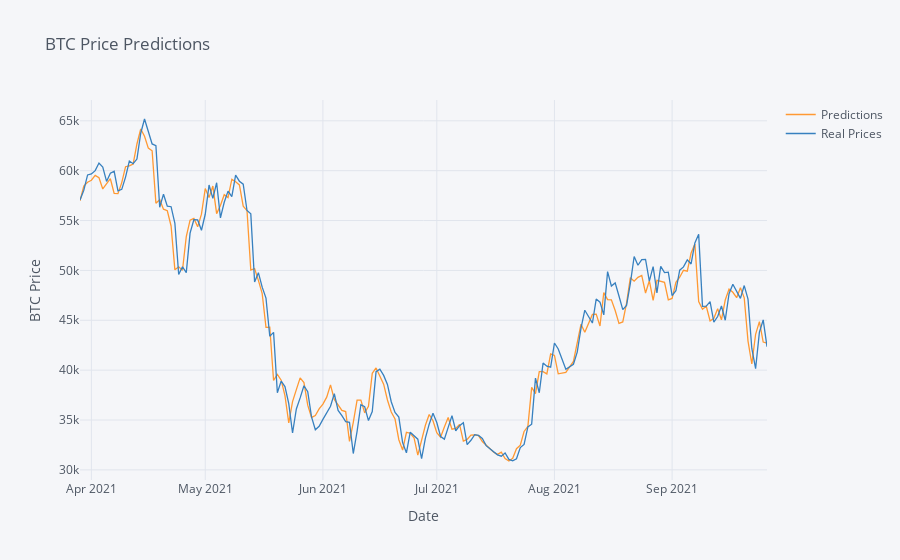

The notebook cell saved with this chart:
### Code cell
from plotly import __version__
from plotly.offline import download_plotlyjs, init_notebook_mode, plot, iplot
import plotly.graph_objs as go
import cufflinks as cf
init_notebook_mode(connected=True)

prices = pd.DataFrame({'Predictions':plotlist[1], 'Real Prices':plotlist[2]},index=plotlist[0])
iplot(prices.iplot(asFigure=True,
                   kind='scatter',
                   xTitle='Date',
                   yTitle='BTC Price',
                   title='BTC Price Predictions'))

### Figure 1 — Plotly figure (JSON) as saved in the notebook; plotly's stock layout.template omitted (floating-point values rounded to 4 significant figures; data arrays with more than 128 entries replaced by an {"elided": "..."} marker saying what was removed)
{"data": [{"line": {"color": "rgba(255, 153, 51, 1.0)", "dash": "solid", "shape": "linear", "width": 1.3}, "mode": "lines", "name": "Predictions", "text": "", "type": "scatter", "x": {"elided": "179 str values"}, "y": {"elided": "179 float values"}}, {"line": {"color": "rgba(55, 128, 191, 1.0)", "dash": "solid", "shape": "linear", "width": 1.3}, "mode": "lines", "name": "Real Prices", "text": "", "type": "scatter", "x": {"elided": "179 str values"}, "y": {"elided": "179 float values"}}], "layout": {"legend": {"bgcolor": "#F5F6F9", "font": {"color": "#4D5663"}}, "paper_bgcolor": "#F5F6F9", "plot_bgcolor": "#F5F6F9", "title": {"font": {"color": "#4D5663"}, "text": "BTC Price Predictions"}, "xaxis": {"gridcolor": "#E1E5ED", "showgrid": true, "tickfont": {"color": "#4D5663"}, "title": {"font": {"color": "#4D5663"}, "text": "Date"}, "zerolinecolor": "#E1E5ED"}, "yaxis": {"gridcolor": "#E1E5ED", "showgrid": true, "tickfont": {"color": "#4D5663"}, "title": {"font": {"color": "#4D5663"}, "text": "BTC Price"}, "zerolinecolor": "#E1E5ED"}}}
